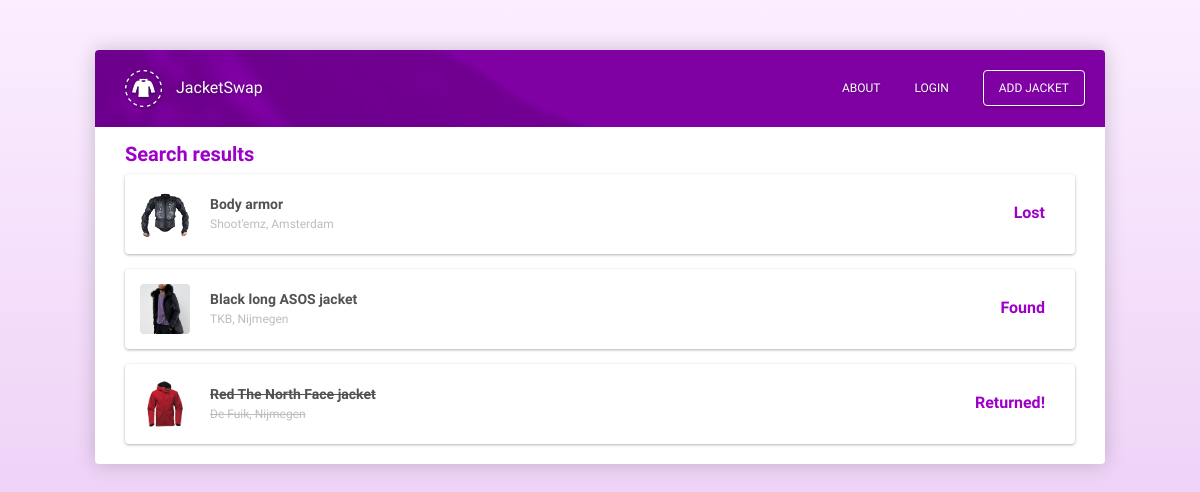
Before: /jacket/search/ with the older database file.
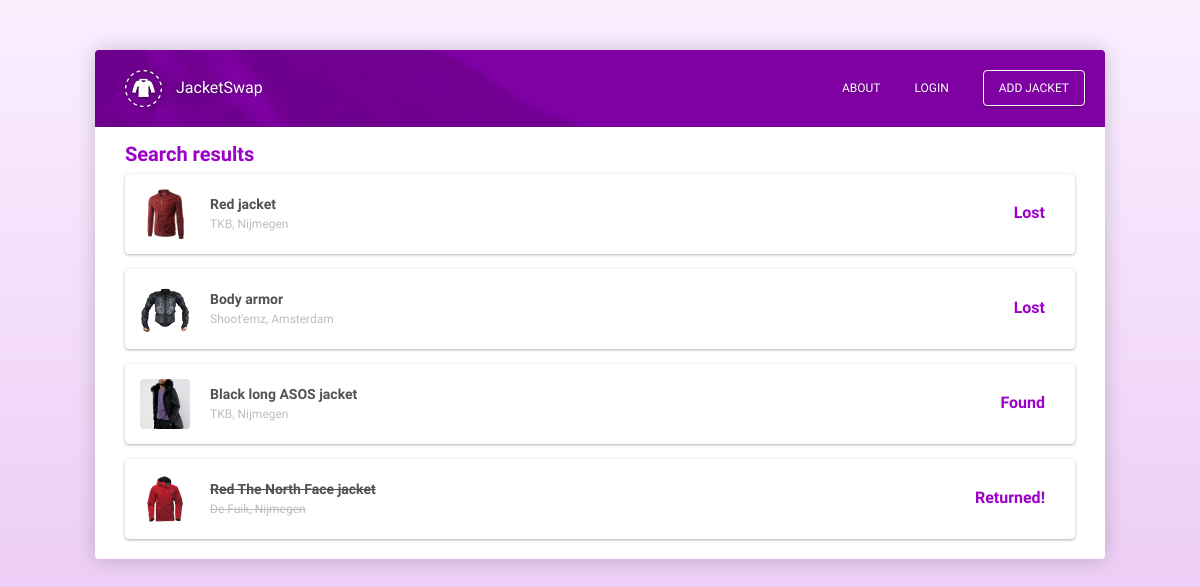
After: the same page with the newer database file.
### jacket/models.py (models this page shows, shortened)
class Jacket(models.Model):
    title = models.CharField(max_length=300)
    description = models.TextField()
    location = models.CharField(max_length=300)
    image = models.FileField(default='generic/img/series-placeholder.png')
    added_by = models.ForeignKey(User, default='1', on_delete=models.CASCADE)
    added_on = models.DateTimeField(auto_now_add=True)
    returned = models.BooleanField(default=False)
    lost_found = models.CharField(default='found', max_length=5)

### jacket/views.py (the view)
# urls.py: path('search/', views.search_results, name='search'),
def search_results(request):
    template_name = "jacket/index.html"
    if request.method == 'POST':
        search_string = request.POST['search']
        if search_string == '':
            context = {'jackets': Jacket.objects.all().order_by('-added_on'), 'source': 'search'}
            return render(request, template_name, context)
        search_fields = ['title', 'description', 'location']
        f = search_filter(search_fields, search_string)
        context = {'jackets': Jacket.objects.filter(f).order_by('-added_on'), 'source': 'search'}
        return render(request, template_name, context)
    else:
        context = {'jackets': Jacket.objects.all().order_by('-added_on'), 'source': 'search'}
        return render(request, template_name, context)

### jacketswap/templates/jacket/index.html (shortened to what this page needs)
{% extends "generic/base.html" %}
{% block content %}
    <div class="col-lg-12">
        <h5>
            {% if source == 'search' %}
                Search results
            {% elif source == 'your-jackets' %}
                Your jackets
            {% endif %}
        </h5>
        {% for jacket in jackets %}
            <a href="{% url 'jacket:details' jacket.pk %}">
                <div class="jacket-item {% if jacket.returned %}returned{% endif %}">
                    <div class="image" style="background-image: url({{ jacket.image.url }})"></div>
                    <div class="info">
                        <div class="title">{{ jacket.title }}</div>
                        <div class="location">{{ jacket.location }}</div>
                    </div>
                    <div class="lof">
                        {% if jacket.returned %}
                            Returned!
                        {% else %}
                            {{ jacket.lost_found }}
                        {% endif %}
                    </div>
                </div>
            </a>
        {% endfor %}
    </div>
{% endblock %}

Changed rows visible on the page:
added Jacket: image (picture), title "Red jacket", location "TKB, Nijmegen", lost_found "Lost"
